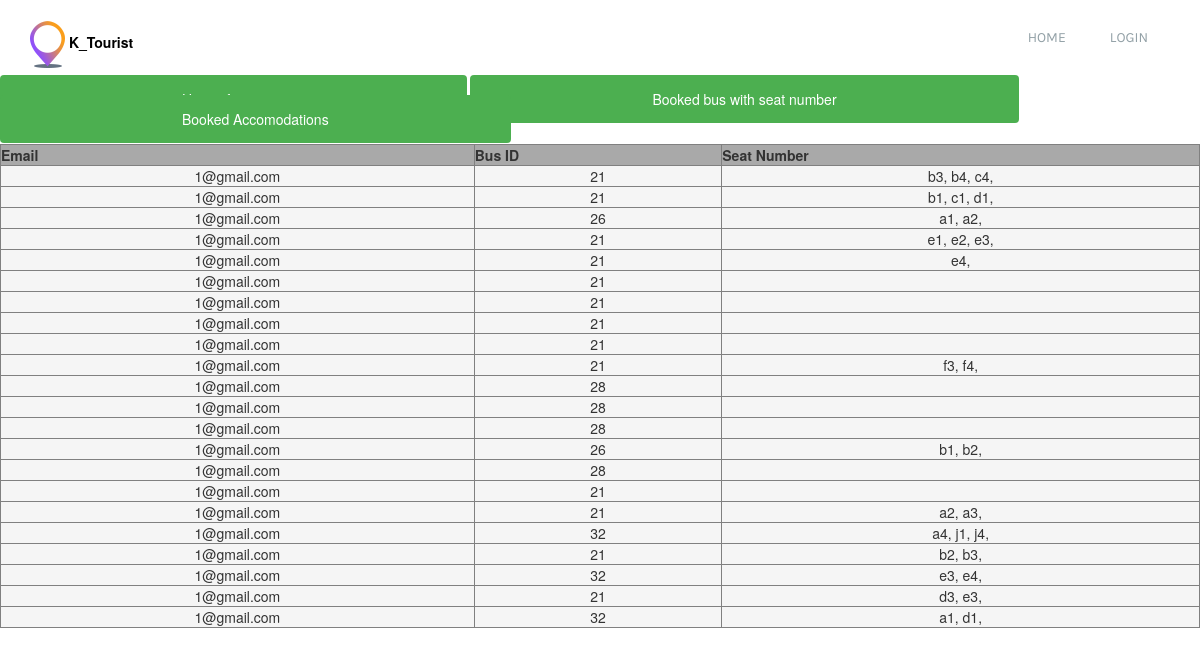
Page /travelix/busTicket-master/booked_bus.php on the committed database.
### tables this page shows
CREATE TABLE `payment` (
  `id` int(11) NOT NULL,
  `phone` varchar(255) NOT NULL,
  `ticket` varchar(255) NOT NULL,
  `amount` varchar(255) NOT NULL,
  `txnId` varchar(255) NOT NULL,
  `email` varchar(255) DEFAULT NULL,
  `busId` varchar(255) DEFAULT NULL
);

### travelix/busTicket-master/booked_bus.php (the view, shortened to what this page needs)
<!DOCTYPE html>
<html>
<head>
    <link rel="stylesheet" href="travelix/busTicket-master/css/bootstrap.min.css">
    <link rel="stylesheet" href="travelix/more_info/css/animate.min.css">
    <?php include 'pro_header.php'; ?>
    <a href="user_information.php" class="ui">User information</a>
    <a href="" class="ui">Booked bus with seat number</a>
    <a href="booked_acomodation.php" class="ui">Booked Accomodations</a>
</head>
<body>
<header>
    <table style="text-align: center;width: 100%;margin-top: 15px" border="1">
        <tr>
            <th>Email</th>
            <th>Bus ID</th>
            <th>Seat Number</th>
        </tr>
        <?php
        include 'database.php';
        $query = "select * from payment";
        $results=mysqli_query($db, $query);
        while ($row=mysqli_fetch_array($results))
        {
            echo"<tr><td>".$row['email']."</td><td>".$row['busId']."</td><td>".$row['ticket']."</td></tr>";
        }
        ?>
    </table>
</header>
</body>
</html>

### travelix/busTicket-master/css/style.css (style rules this page uses)
* { margin: 0; padding: 0; }
a,a:hover { text-decoration: none; }

### travelix/busTicket-master/booked_bus.php (style rules this page uses)
th { background-color: darkgray; }
td { background-color: whitesmoke; }
.ui { width: 33.0%; background-color: #4CAF50; color: white; padding: 14px 182px; margin: 8px 0; border: none; border-radius: 4px; cursor: pointer; }

### rows in the picture
payment: email "1@gmail.com", busId "21", ticket "b3, b4, c4,"
payment: email "1@gmail.com", busId "21", ticket "b1, c1, d1,"
payment: email "1@gmail.com", busId "26", ticket "a1, a2,"
payment: email "1@gmail.com", busId "21", ticket "e1, e2, e3,"
payment: email "1@gmail.com", busId "21", ticket "e4,"
payment: email "1@gmail.com", busId "21"
payment: email "1@gmail.com", busId "21"
payment: email "1@gmail.com", busId "21"
payment: email "1@gmail.com", busId "21"
payment: email "1@gmail.com", busId "21", ticket "f3, f4,"
payment: email "1@gmail.com", busId "28"
payment: email "1@gmail.com", busId "28"
payment: email "1@gmail.com", busId "28"
payment: email "1@gmail.com", busId "26", ticket "b1, b2,"
payment: email "1@gmail.com", busId "28"
payment: email "1@gmail.com", busId "21"
payment: email "1@gmail.com", busId "21", ticket "a2, a3,"
payment: email "1@gmail.com", busId "32", ticket "a4, j1, j4,"
payment: email "1@gmail.com", busId "21", ticket "b2, b3,"
payment: email "1@gmail.com", busId "32", ticket "e3, e4,"
payment: email "1@gmail.com", busId "21", ticket "d3, e3,"
payment: email "1@gmail.com", busId "32", ticket "a1, d1,"
